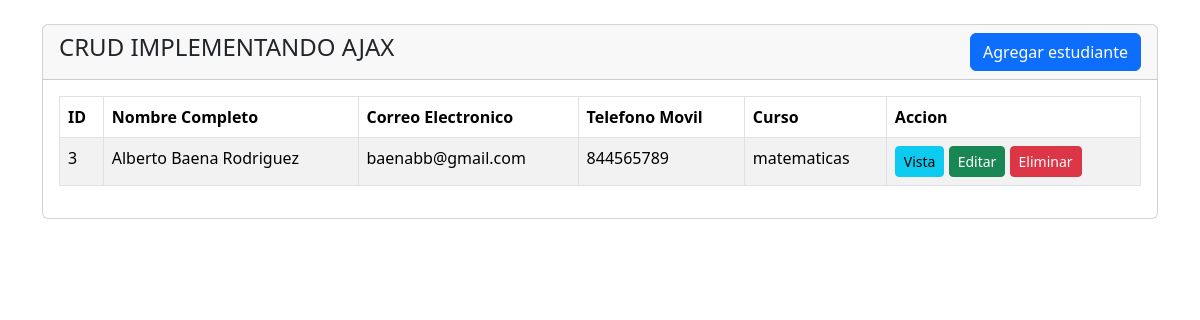
Before: /students.php with the older database file.
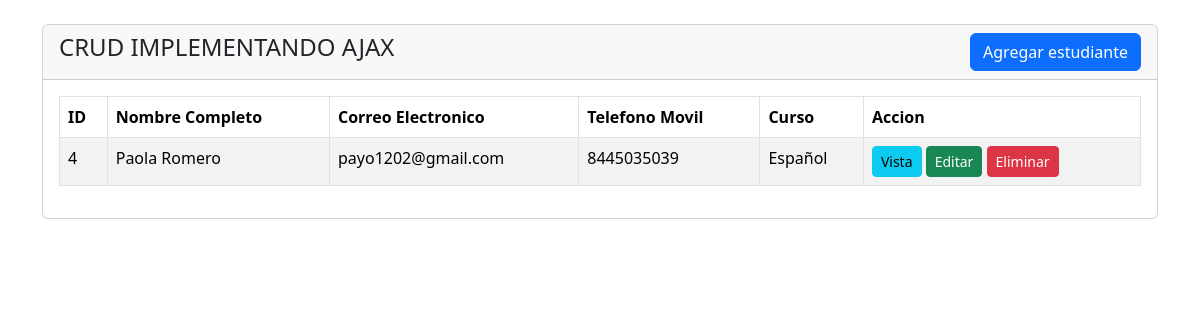
After: the same page with the newer database file.
### tables this page shows
CREATE TABLE `students` (
  `id` int(6) NOT NULL,
  `name` varchar(191) DEFAULT NULL,
  `email` varchar(191) DEFAULT NULL,
  `phone` varchar(191) DEFAULT NULL,
  `course` varchar(191) DEFAULT NULL
);

### students.php (the view, shortened to what this page needs)
<!doctype html>
<html lang="en">
  <head>
    <link href="https://cdn.jsdelivr.net/npm/bootstrap@5.3.3/dist/css/bootstrap.min.css" rel="stylesheet">
    <link rel="stylesheet" href="//cdn.jsdelivr.net/npm/alertifyjs@1.13.1/build/css/alertify.min.css"/>
</head>
<body>
<div class="container mt-4">
    <div class="row">
        <div class="col-md-12">
            <div class="card">
                <div class="card-header">
                    <h4>CRUD IMPLEMENTANDO AJAX
                        <button type="button" class="btn btn-primary float-end" data-bs-toggle="modal" data-bs-target="#studentAddModal">
                            Agregar estudiante
                        </button>
                    </h4>
                </div>
                <div class="card-body">
                    <table id="myTable" class="table table-bordered table-striped">
                        <thead>
                            <tr>
                                <th>ID</th>
                                <th>Nombre Completo</th>
                                <th>Correo Electronico</th>
                                <th>Telefono Movil</th>
                                <th>Curso</th>
                                <th>Accion</th>
                            </tr>
                        </thead>
                        <tbody>
                            <?php
                            require 'dbcon.php';
                            $query = "SELECT * FROM students";
                            $query_run = mysqli_query($con, $query);
                            if(mysqli_num_rows($query_run) > 0)
                            {
                                foreach($query_run as $student)
                                {
                                    ?>
                                    <tr>
                                        <td><?= $student['id'] ?></td>
                                        <td><?= $student['name'] ?></td>
                                        <td><?= $student['email'] ?></td>
                                        <td><?= $student['phone'] ?></td>
                                        <td><?= $student['course'] ?></td>
                                        <td>
                                            <button type="button" value="<?=$student['id'];?>" class="viewStudentBtn btn btn-info btn-sm">Vista</button>
                                            <button type="button" value="<?=$student['id'];?>" class="editStudentBtn btn btn-success btn-sm">Editar</button>
                                            <button type="button" value="<?=$student['id'];?>" class="deleteStudentBtn btn btn-danger btn-sm">Eliminar</button>
                                        </td>
                                    </tr>
                                    <?php
                                }
                            }
                            ?>
                        </tbody>
                    </table>
                </div>
            </div>
        </div>
    </div>
</div>
</body>
</html>

### students.php (style rules this page uses)
.btn { transition: transform 0.2s, background-color 0.2s; }
tbody tr { transition: background-color 0.3s, transform 0.3s; }

Changed rows visible on the page:
removed students: id "3", name "Alberto Baena Rodriguez", email "baenabb@gmail.com", phone "844565789", course "matematicas"
added students: id "4", name "Paola Romero", email "payo1202@gmail.com", phone "8445035039", course "Español"
